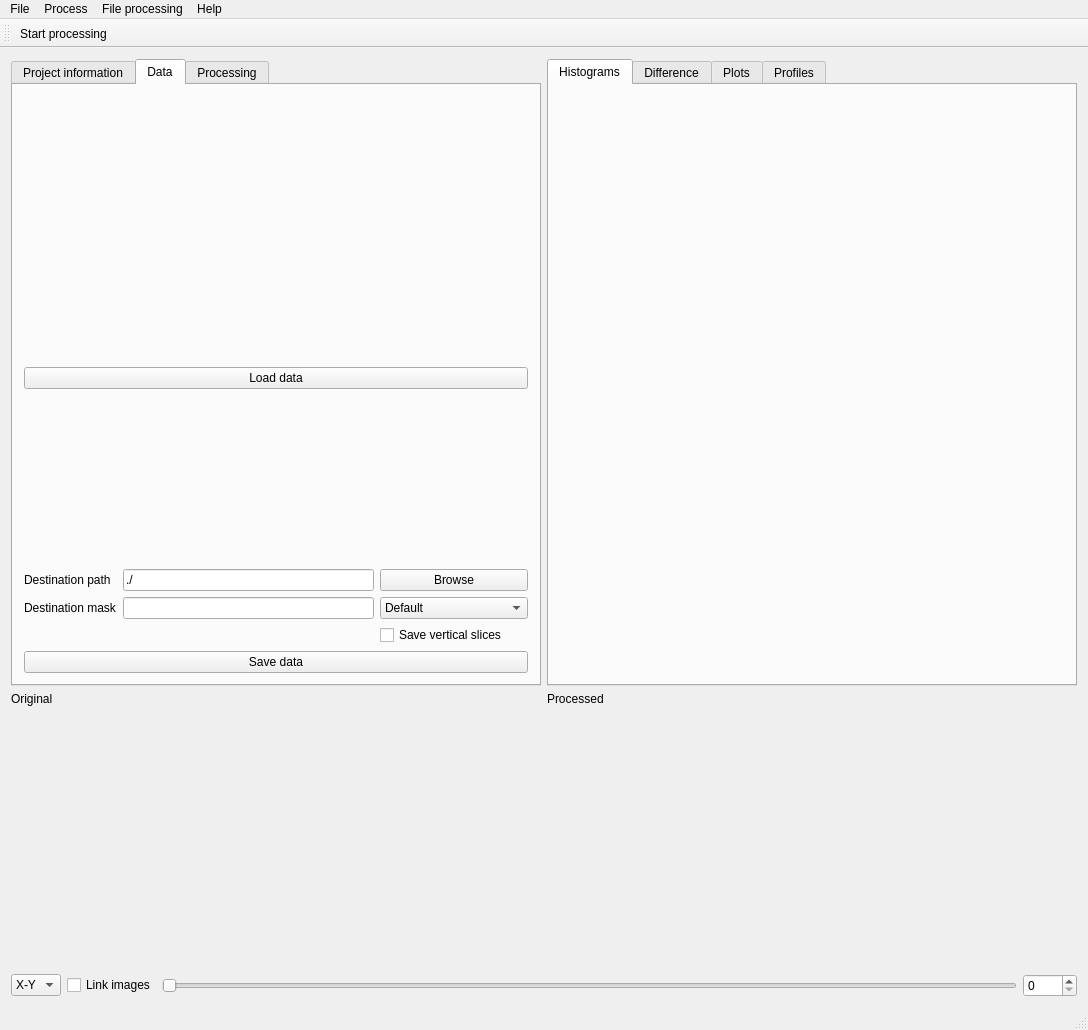
<?xml version="1.0" encoding="UTF-8"?>
<ui version="4.0">
 <class>KipToolMainWindow</class>
 <widget class="QMainWindow" name="KipToolMainWindow">
  <property name="geometry">
   <rect>
    <x>0</x>
    <y>0</y>
    <width>1088</width>
    <height>1030</height>
   </rect>
  </property>
  <property name="windowTitle">
   <string>QtKipTool</string>
  </property>
  <widget class="QWidget" name="centralWidget">
   <layout class="QVBoxLayout" name="verticalLayout_2">
    <item>
     <layout class="QVBoxLayout" name="verticalLayout_global">
      <property name="topMargin">
       <number>0</number>
      </property>
      <item>
       <layout class="QHBoxLayout" name="horizontalLayout_forms">
        <item>
         <widget class="QTabWidget" name="tabWidget_forms">
          <property name="currentIndex">
           <number>1</number>
          </property>
          <widget class="QWidget" name="tab_projectinfo">
           <attribute name="title">
            <string>Project information</string>
           </attribute>
           <layout class="QFormLayout" name="formLayout_2">
            <property name="fieldGrowthPolicy">
             <enum>QFormLayout::AllNonFixedFieldsGrow</enum>
            </property>
            <item row="1" column="0">
             <widget class="QLabel" name="label_3">
              <property name="text">
               <string>Project</string>
              </property>
             </widget>
            </item>
            <item row="1" column="1">
             <widget class="QLineEdit" name="edit_projectname"/>
            </item>
            <item row="2" column="0">
             <widget class="QLabel" name="label_4">
              <property name="text">
               <string>User</string>
              </property>
             </widget>
            </item>
            <item row="2" column="1">
             <widget class="QLineEdit" name="edit_username"/>
            </item>
            <item row="3" column="0">
             <widget class="QLabel" name="label_5">
              <property name="text">
               <string>Sample</string>
              </property>
             </widget>
            </item>
            <item row="3" column="1">
             <widget class="QLineEdit" name="edit_samplename"/>
            </item>
            <item row="4" column="0">
             <widget class="QLabel" name="label_6">
              <property name="text">
               <string>Instrument</string>
              </property>
             </widget>
            </item>
            <item row="4" column="1">
             <widget class="QLineEdit" name="edit_instrument"/>
            </item>
            <item row="5" column="0">
             <widget class="QLabel" name="label_7">
              <property name="text">
               <string>Description</string>
              </property>
             </widget>
            </item>
            <item row="6" column="1">
             <widget class="QTextEdit" name="text_description"/>
            </item>
           </layout>
          </widget>
          <widget class="QWidget" name="tab_datainfo">
           <attribute name="title">
            <string>Data</string>
           </attribute>
           <layout class="QVBoxLayout" name="verticalLayout_5">
            <item>
             <widget class="ReaderForm" name="widget_loadForm" native="true">
              <property name="minimumSize">
               <size>
                <width>0</width>
                <height>265</height>
               </size>
              </property>
             </widget>
            </item>
            <item>
             <widget class="QPushButton" name="button_loaddata">
              <property name="text">
               <string>Load data</string>
              </property>
             </widget>
            </item>
            <item>
             <spacer name="verticalSpacer">
              <property name="orientation">
               <enum>Qt::Vertical</enum>
              </property>
              <property name="sizeHint" stdset="0">
               <size>
                <width>20</width>
                <height>40</height>
               </size>
              </property>
             </spacer>
            </item>
            <item>
             <layout class="QGridLayout" name="gridLayout">
              <item row="0" column="0">
               <widget class="QLabel" name="label_18">
                <property name="text">
                 <string>Destination path</string>
                </property>
               </widget>
              </item>
              <item row="0" column="2">
               <widget class="QPushButton" name="button_browsedestination">
                <property name="text">
                 <string>Browse</string>
                </property>
               </widget>
              </item>
              <item row="0" column="1">
               <widget class="QLineEdit" name="edit_destinationpath">
                <property name="text">
                 <string>./</string>
                </property>
               </widget>
              </item>
              <item row="1" column="2">
               <widget class="QComboBox" name="combo_FileType">
                <item>
                 <property name="text">
                  <string>Default</string>
                 </property>
                </item>
                <item>
                 <property name="text">
                  <string>8bit TIFF</string>
                 </property>
                </item>
                <item>
                 <property name="text">
                  <string>16bit TIFF</string>
                 </property>
                </item>
                <item>
                 <property name="text">
                  <string>float TIFF</string>
                 </property>
                </item>
                <item>
                 <property name="text">
                  <string>8bit multi-frame TIFF</string>
                 </property>
                </item>
                <item>
                 <property name="text">
                  <string>16bit multi-frame TIFF</string>
                 </property>
                </item>
                <item>
                 <property name="text">
                  <string>float multi-frame TIFF</string>
                 </property>
                </item>
               </widget>
              </item>
              <item row="1" column="1">
               <widget class="QLineEdit" name="edit_destinationmask"/>
              </item>
              <item row="1" column="0">
               <widget class="QLabel" name="label_19">
                <property name="text">
                 <string>Destination mask</string>
                </property>
               </widget>
              </item>
              <item row="2" column="2">
               <widget class="QCheckBox" name="checkBox_saveVertical">
                <property name="text">
                 <string>Save vertical slices</string>
                </property>
               </widget>
              </item>
             </layout>
            </item>
            <item>
             <widget class="QPushButton" name="button_savedata">
              <property name="text">
               <string>Save data</string>
              </property>
             </widget>
            </item>
           </layout>
          </widget>
          <widget class="QWidget" name="tab_7">
           <attribute name="title">
            <string>Processing</string>
           </attribute>
           <layout class="QVBoxLayout" name="verticalLayout_13">
            <item>
             <layout class="QVBoxLayout" name="verticalLayout_12">
              <item>
               <widget class="ModuleChainConfiguratorWidget" name="widget_moduleconfigurator" native="true"/>
              </item>
             </layout>
            </item>
           </layout>
          </widget>
         </widget>
        </item>
        <item>
         <widget class="QTabWidget" name="tabWidget_plots">
          <property name="currentIndex">
           <number>0</number>
          </property>
          <widget class="QWidget" name="tab_histograms">
           <property name="enabled">
            <bool>false</bool>
           </property>
           <attribute name="title">
            <string>Histograms</string>
           </attribute>
           <layout class="QVBoxLayout" name="verticalLayout_9">
            <item>
             <layout class="QVBoxLayout" name="verticalLayout_8">
              <item>
               <widget class="QtAddons::PlotWidget" name="plotter_histogram" native="true">
                <property name="enabled">
                 <bool>false</bool>
                </property>
                <property name="mouseTracking">
                 <bool>false</bool>
                </property>
               </widget>
              </item>
             </layout>
            </item>
           </layout>
          </widget>
          <widget class="QWidget" name="tab_differenceimage">
           <attribute name="title">
            <string>Difference</string>
           </attribute>
           <layout class="QVBoxLayout" name="verticalLayout_3">
            <item>
             <layout class="QVBoxLayout" name="verticalLayout">
              <item>
               <widget class="QtAddons::ImageViewerWidget" name="imageviewer_difference" native="true"/>
              </item>
             </layout>
            </item>
           </layout>
          </widget>
          <widget class="QWidget" name="tab_plots">
           <attribute name="title">
            <string>Plots</string>
           </attribute>
           <layout class="QVBoxLayout" name="verticalLayout_7">
            <item>
             <layout class="QVBoxLayout" name="verticalLayout_plots">
              <item>
               <widget class="QComboBox" name="combo_plotselector"/>
              </item>
              <item>
               <widget class="QtAddons::PlotWidget" name="plotter_plots" native="true"/>
              </item>
             </layout>
            </item>
           </layout>
          </widget>
          <widget class="QWidget" name="tab">
           <attribute name="title">
            <string>Profiles</string>
           </attribute>
           <layout class="QHBoxLayout" name="horizontalLayout_3">
            <item>
             <layout class="QVBoxLayout" name="verticalLayout_4">
              <item>
               <widget class="QLabel" name="label_20">
                <property name="sizePolicy">
                 <sizepolicy hsizetype="Preferred" vsizetype="Fixed">
                  <horstretch>0</horstretch>
                  <verstretch>0</verstretch>
                 </sizepolicy>
                </property>
                <property name="text">
                 <string>Horizontal profile</string>
                </property>
               </widget>
              </item>
              <item>
               <widget class="QtAddons::PlotWidget" name="plotter_hprofile" native="true">
                <property name="minimumSize">
                 <size>
                  <width>0</width>
                  <height>192</height>
                 </size>
                </property>
               </widget>
              </item>
              <item>
               <widget class="QSlider" name="slider_hprofile">
                <property name="orientation">
                 <enum>Qt::Horizontal</enum>
                </property>
               </widget>
              </item>
              <item>
               <widget class="QLabel" name="label_21">
                <property name="sizePolicy">
                 <sizepolicy hsizetype="Preferred" vsizetype="Fixed">
                  <horstretch>0</horstretch>
                  <verstretch>0</verstretch>
                 </sizepolicy>
                </property>
                <property name="text">
                 <string>Vertical profile</string>
                </property>
               </widget>
              </item>
              <item>
               <widget class="QtAddons::PlotWidget" name="plotter_vprofile" native="true">
                <property name="minimumSize">
                 <size>
                  <width>0</width>
                  <height>192</height>
                 </size>
                </property>
               </widget>
              </item>
              <item>
               <widget class="QSlider" name="slider_vprofile">
                <property name="orientation">
                 <enum>Qt::Horizontal</enum>
                </property>
               </widget>
              </item>
             </layout>
            </item>
           </layout>
          </widget>
         </widget>
        </item>
       </layout>
      </item>
      <item>
       <layout class="QVBoxLayout" name="verticalLayout_images">
        <item>
         <layout class="QHBoxLayout" name="horizontalLayout_4">
          <item>
           <layout class="QVBoxLayout" name="verticalLayout_origimg">
            <item>
             <widget class="QLabel" name="label">
              <property name="sizePolicy">
               <sizepolicy hsizetype="Preferred" vsizetype="Maximum">
                <horstretch>0</horstretch>
                <verstretch>0</verstretch>
               </sizepolicy>
              </property>
              <property name="text">
               <string>Original</string>
              </property>
             </widget>
            </item>
            <item>
             <widget class="QtAddons::ImageViewerWidget" name="imageviewer_original" native="true">
              <property name="minimumSize">
               <size>
                <width>0</width>
                <height>256</height>
               </size>
              </property>
             </widget>
            </item>
           </layout>
          </item>
          <item>
           <layout class="QVBoxLayout" name="verticalLayout_procimg">
            <item>
             <widget class="QLabel" name="label_2">
              <property name="sizePolicy">
               <sizepolicy hsizetype="Preferred" vsizetype="Maximum">
                <horstretch>0</horstretch>
                <verstretch>0</verstretch>
               </sizepolicy>
              </property>
              <property name="text">
               <string>Processed</string>
              </property>
             </widget>
            </item>
            <item>
             <widget class="QtAddons::ImageViewerWidget" name="imageviewer_processed" native="true">
              <property name="minimumSize">
               <size>
                <width>256</width>
                <height>0</height>
               </size>
              </property>
             </widget>
            </item>
           </layout>
          </item>
         </layout>
        </item>
       </layout>
      </item>
      <item>
       <layout class="QHBoxLayout" name="horizontalLayout_2">
        <property name="topMargin">
         <number>0</number>
        </property>
        <item>
         <widget class="QComboBox" name="combo_sliceplane">
          <item>
           <property name="text">
            <string>X-Y</string>
           </property>
          </item>
          <item>
           <property name="text">
            <string>X-Z</string>
           </property>
          </item>
          <item>
           <property name="text">
            <string>Y-Z</string>
           </property>
          </item>
         </widget>
        </item>
        <item>
         <widget class="QCheckBox" name="check_linkviewers">
          <property name="text">
           <string>Link images</string>
          </property>
          <property name="checked">
           <bool>false</bool>
          </property>
         </widget>
        </item>
        <item>
         <widget class="QSlider" name="slider_images">
          <property name="orientation">
           <enum>Qt::Horizontal</enum>
          </property>
         </widget>
        </item>
        <item>
         <widget class="QSpinBox" name="spinSliceIndex">
          <property name="maximum">
           <number>9999</number>
          </property>
         </widget>
        </item>
       </layout>
      </item>
     </layout>
    </item>
   </layout>
  </widget>
  <widget class="QMenuBar" name="menuBar">
   <property name="geometry">
    <rect>
     <x>0</x>
     <y>0</y>
     <width>1088</width>
     <height>24</height>
    </rect>
   </property>
   <widget class="QMenu" name="menuFile">
    <property name="title">
     <string>File</string>
    </property>
    <addaction name="actionNew"/>
    <addaction name="actionOpen"/>
    <addaction name="actionSave"/>
    <addaction name="actionSave_as"/>
    <addaction name="actionQuit"/>
   </widget>
   <widget class="QMenu" name="menuProcess">
    <property name="title">
     <string>Process</string>
    </property>
    <addaction name="actionStart_processing"/>
    <addaction name="actionProcessing_history"/>
    <addaction name="actionClear_History"/>
   </widget>
   <widget class="QMenu" name="menuHelp">
    <property name="title">
     <string>Help</string>
    </property>
    <addaction name="actionAbout"/>
    <addaction name="actionReport_a_bug"/>
    <addaction name="actionRegister_for_news_letter"/>
    <addaction name="actionUser_manual"/>
   </widget>
   <widget class="QMenu" name="menuFile_processing">
    <property name="title">
     <string>File processing</string>
    </property>
    <addaction name="actionReslice_images"/>
    <addaction name="actionMerge_volumes"/>
    <addaction name="actionFile_conversion"/>
    <addaction name="actionGeneric_file_conversion"/>
   </widget>
   <addaction name="menuFile"/>
   <addaction name="menuProcess"/>
   <addaction name="menuFile_processing"/>
   <addaction name="menuHelp"/>
  </widget>
  <widget class="QToolBar" name="mainToolBar">
   <attribute name="toolBarArea">
    <enum>TopToolBarArea</enum>
   </attribute>
   <attribute name="toolBarBreak">
    <bool>false</bool>
   </attribute>
   <addaction name="actionStart_processing"/>
  </widget>
  <widget class="QStatusBar" name="statusBar"/>
  <action name="actionNew">
   <property name="text">
    <string>New</string>
   </property>
  </action>
  <action name="actionOpen">
   <property name="text">
    <string>Open</string>
   </property>
  </action>
  <action name="actionSave">
   <property name="text">
    <string>Save</string>
   </property>
  </action>
  <action name="actionSave_as">
   <property name="text">
    <string>Save as</string>
   </property>
  </action>
  <action name="actionQuit">
   <property name="text">
    <string>Quit</string>
   </property>
  </action>
  <action name="actionStart_processing">
   <property name="text">
    <string>Start processing</string>
   </property>
   <property name="shortcutContext">
    <enum>Qt::WindowShortcut</enum>
   </property>
  </action>
  <action name="actionAbout">
   <property name="text">
    <string>About</string>
   </property>
  </action>
  <action name="actionProcessing_history">
   <property name="text">
    <string>Processing history</string>
   </property>
  </action>
  <action name="actionClear_History">
   <property name="text">
    <string>Clear History</string>
   </property>
  </action>
  <action name="actionGeneric_file_conversion">
   <property name="text">
    <string>Generic file conversion</string>
   </property>
  </action>
  <action name="actionReslice_images">
   <property name="text">
    <string>Reslice images</string>
   </property>
  </action>
  <action name="actionMerge_volumes">
   <property name="text">
    <string>Merge volumes</string>
   </property>
  </action>
  <action name="actionFile_conversion">
   <property name="text">
    <string>File conversion</string>
   </property>
  </action>
  <action name="actionReport_a_bug">
   <property name="text">
    <string>Report a bug</string>
   </property>
  </action>
  <action name="actionRegister_for_news_letter">
   <property name="text">
    <string>Register for news letter</string>
   </property>
  </action>
  <action name="actionUser_manual">
   <property name="text">
    <string>User manual</string>
   </property>
  </action>
 </widget>
 <layoutdefault spacing="6" margin="11"/>
 <customwidgets>
  <customwidget>
   <class>QtAddons::ImageViewerWidget</class>
   <extends>QWidget</extends>
   <header location="global">imageviewerwidget.h</header>
   <container>1</container>
   <slots>
    <signal>levelsChanged(float,float)</signal>
   </slots>
  </customwidget>
  <customwidget>
   <class>ModuleChainConfiguratorWidget</class>
   <extends>QWidget</extends>
   <header location="global">modulechainconfiguratorwidget.h</header>
   <container>1</container>
  </customwidget>
  <customwidget>
   <class>ReaderForm</class>
   <extends>QWidget</extends>
   <header location="global">readerform.h</header>
   <container>1</container>
  </customwidget>
  <customwidget>
   <class>QtAddons::PlotWidget</class>
   <extends>QWidget</extends>
   <header location="global">plotwidget.h</header>
   <container>1</container>
  </customwidget>
 </customwidgets>
 <resources/>
 <connections/>
</ui>
